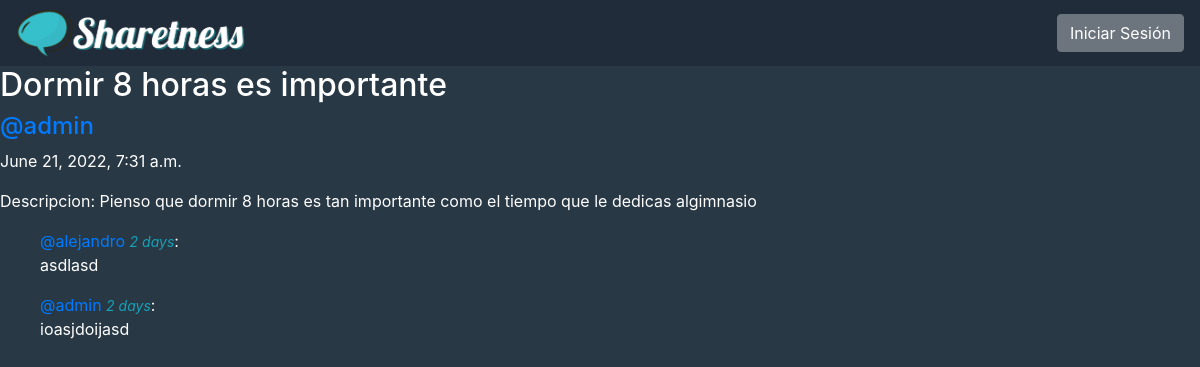
/room/13, run on an earlier commit of the app's database.
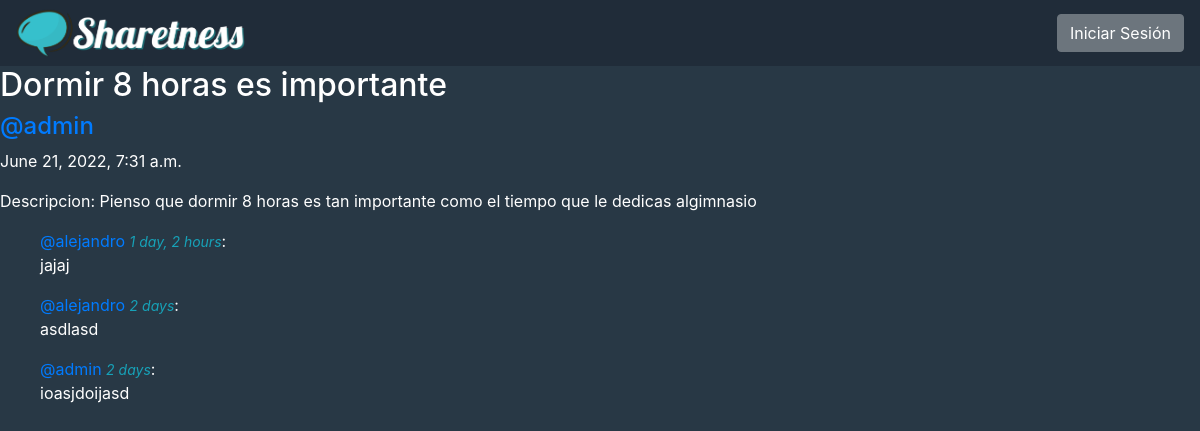
And on a later commit of the database.
### forum/models.py (models this page shows, shortened)
class Message(models.Model):
    user = models.ForeignKey(User, on_delete=models.CASCADE)
    room = models.ForeignKey(Room, on_delete=models.CASCADE)
    body = models.TextField()
    created = models.DateTimeField(auto_now_add=True)

### forum/views.py (the view, shortened to what this page needs)
# urls.py: path('room/<str:pk>',views.room, name="room"),
def room(request, pk):
    room = Room.objects.get(id=pk)
    room_messages = room.message_set.all().order_by('-created')
    context = {'room': room, 'room_messages': room_messages}
    return render(request, 'forum/room.html', context)

### forum/templates/forum/room.html (shortened to what this page needs)
{% extends 'main.html' %}
{% block content %}
    <div class="room-container">
        <h2>{{ room.name }}</h2>
        <h4><span class="text-primary ">@{{ room.host.username }}</span></h4>
        <p>{{ room.created }}</p>
        <p>Descripcion: {{ room.description }}</p>
        <ul>
            {% for msg in room_messages %}
                <p class="mt-2">
                    <span class="text-primary">@{{ msg.user.username }}</span>
                    <small class="text-info font-italic">{{ msg.created|timesince }}</small>:
                    <br>
                    {{ msg.body }}
                </p>
            {% endfor %}
        </ul>
    </div>
{% endblock content %}

What changed in the data, as far as the page shows it:
added Message: user.username "alejandro", created "1 day, 2 hours", body "jajaj"
